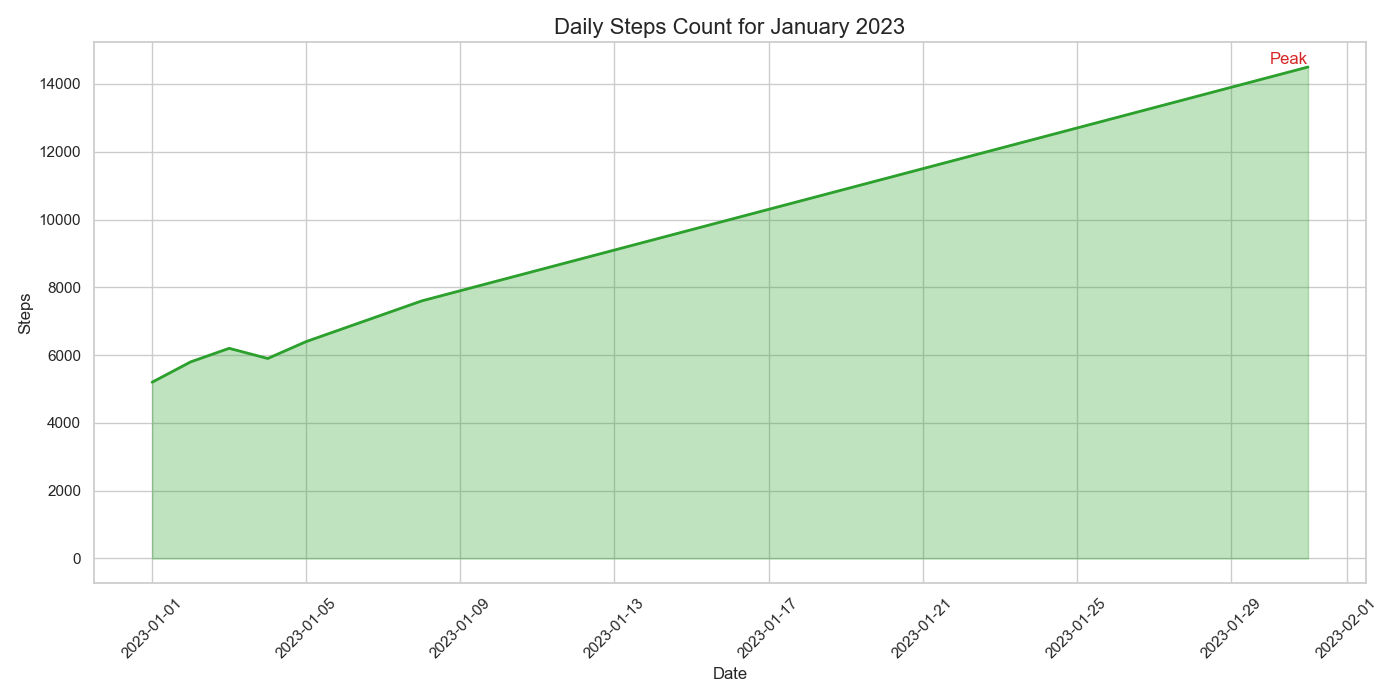

The Python source for this figure:
import pandas as pd
import seaborn as sns
import matplotlib.pyplot as plt

data = {
    'Date': pd.date_range(start='2023-01-01', periods=31, freq='D'),
    'Steps': [5200, 5800, 6200, 5900, 6400, 6800, 7200, 7600, 7900, 8200, 8500, 8800, 9100, 9400, 9700, 10000, 10300, 10600, 10900, 11200, 11500, 11800, 12100, 12400, 12700, 13000, 13300, 13600, 13900, 14200, 14500]
}

df = pd.DataFrame(data)

plt.figure(figsize=(14, 7))

sns.lineplot(data=df, x='Date', y='Steps', color='#2ca02c', lw=2)
plt.fill_between(data['Date'], 0, data['Steps'], color='#2ca02c', alpha=0.3)

plt.title('Daily Steps Count for January 2023', fontsize=16, loc='center')
plt.xlabel('Date')
plt.ylabel('Steps')

plt.text(x=df['Date'][30], y=df['Steps'][30], s="Peak", color='#d62728', va='bottom', ha='right')

plt.xticks(rotation=45)

plt.tight_layout()
plt.show()
